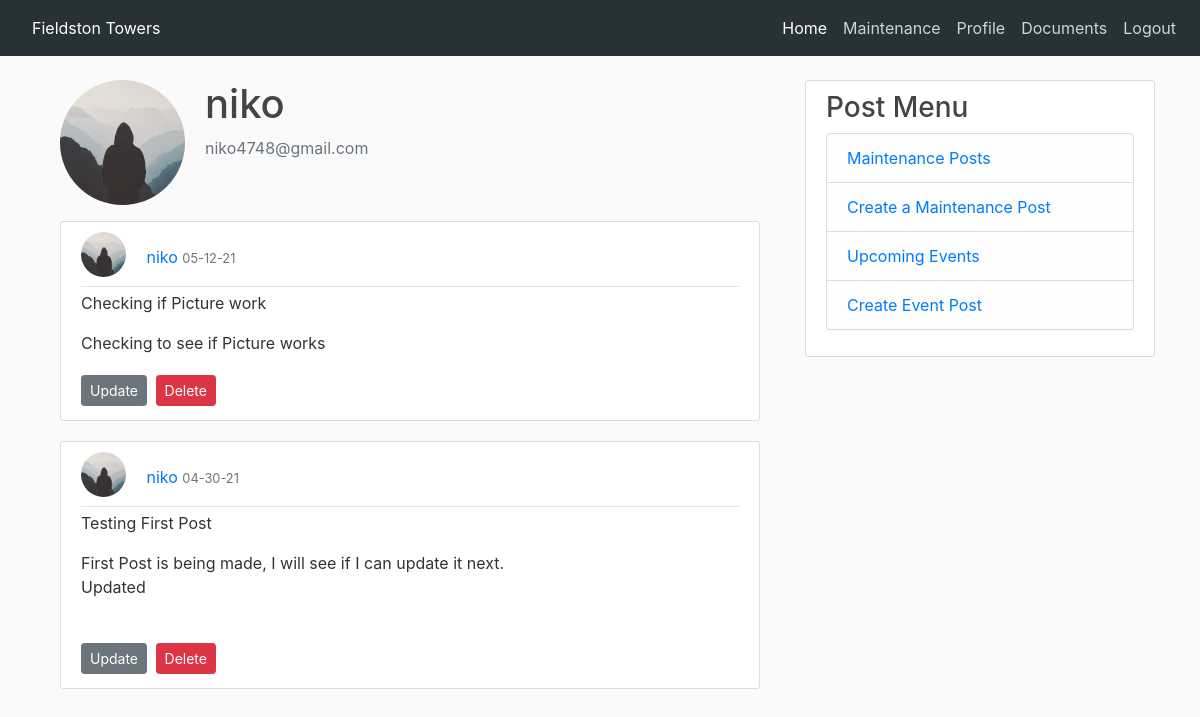
The app's page /user/testUser (signed in) with its own data.
### app/models.py (models this page shows, shortened)
class User(UserMixin, db.Model):
    id = db.Column(db.Integer, primary_key=True)
    username = db.Column(db.String(20), unique=True, nullable=False)
    first_name = db.Column(db.String(60), nullable=False)
    last_name = db.Column(db.String(60), nullable=False)
    phone_number = db.Column(db.String())
    email = db.Column(db.String(120), unique=True, nullable=False)
    profile_img = db.Column(db.String(20), default='default.jpg')
    password_hash = db.Column(db.String(128), nullable=False)
    email_notification = db.Column(db.Boolean, default=False)
    test_notification = db.Column(db.Boolean, default=False)
    posts = db.relationship('CommunityBoard', backref='author', lazy=True)
    maintenances = db.relationship('Maintenance', backref='author', lazy=True)
    events = db.relationship('Event', backref='author', lazy=True)
    admin = db.Column(db.Boolean, default=False)

class CommunityBoard(db.Model):
    id = db.Column(db.Integer, primary_key=True)
    title = db.Column(db.String)
    post_img = db.Column(db.String(20), nullable=True)
    body = db.Column(db.String)
    user_id = db.Column(db.Integer, db.ForeignKey('user.id'))
    timestamp = db.Column(db.DateTime, default=datetime.utcnow())

### app/routes.py (the view)
@app.route('/user/<username>')
@login_required
def user(username):
    image_file = url_for('static', filename='profile_pics/default.jpg')
    user = User.query.filter_by(username=username).first_or_404()
    posts = CommunityBoard.query.order_by(CommunityBoard.timestamp.desc()).all()
    return render_template('user.html', user=user, posts=posts, image_file=image_file)

### app/models.py (called while the page is built)
@login.user_loader
def load_user(id):
    return User.query.get(int(id))

### app/templates/user.html (shortened to what this page needs)
{% extends "base_login.html" %}
{% block content %}
<main class="container">
    <div class="media">
        <img class="rounded-circle account-img" src="{{ image_file }}">
        <div class="media-body">
            <h2 class="account-heading">{{ current_user.username }}</h2>
            <p class="text-secondary">{{ current_user.email }}</p>
        </div>
    </div>
    {% for post in posts %}
    <article class="media content-section">
        <div class="media-body">
            <div class="article-metadata">
                <img class="rounded-circle article-img"
                     src="{{ url_for('static', filename='profile_pics/default.jpg')}}">
                <a href="#">{{ post.author.username }}</a>
                <small class="text-muted">{{ post.timestamp.strftime('%m-%d-%y') }}</small>
            </div>
            <p class="article-content">{{ post.title}}</p>
            <p class="article-content">{{ post.body }}</p>
            {% if post.author == current_user %}
            <div>
                <a class="btn btn-secondary btn-sm mt-1 mb-1" href="{{ url_for('update_post', post_id=post.id) }}">Update</a>
                <button type="button" class="btn btn-danger btn-sm m-1" data-toggle="modal"
                        data-target="#deleteModal">
                    Delete
                </button>
            </div>
            {% endif %}
        </div>
    </article>
    {% endfor %}
</main>
{% endblock %}

### app/static/css/base_login.css (style rules this page uses)
body { background: #fafafa; color: #333333; margin-top: 5rem; }
h1, h2, h3, h4, h5, h6 { color: #444444; }
.content-section { background: #ffffff; padding: 10px 20px; border: 1px solid #dddddd; border-radius: 3px; margin-bottom: 20px; }
.article-content { white-space: pre-line; }
.article-img { height: 45px; width: 45px; margin-right: 16px; margin-bottom: 8px; }
.article-metadata { padding-bottom: 1px; margin-bottom: 4px; border-bottom: 1px solid #e3e3e3 }
.account-img { height: 125px; width: 125px; margin-right: 20px; margin-bottom: 16px; }
.account-heading { font-size: 2.5rem; }

### records on screen
User: username "niko", email "niko4748@gmail.com"
CommunityBoard: author.username "niko", timestamp "05-12-21", title "Checking if Picture work", body "Checking to see if Picture works"
CommunityBoard: author.username "niko", timestamp "04-30-21", title "Testing First Post", body "First Post is being made, I will see if I can update it next. Updated"
